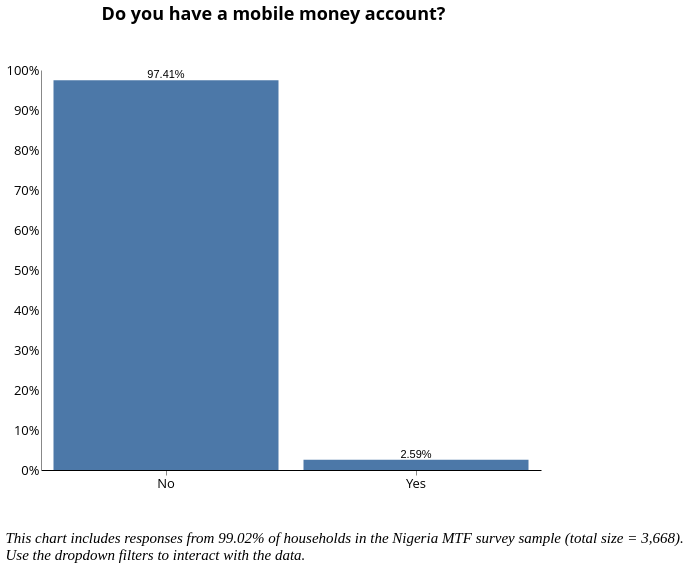

Write the Vega-Lite specification saved for this chart.
### Vega-Lite specification from a JSON file in a GitHub repository (floating-point values rounded to 4 significant figures; data arrays with more than 128 entries replaced by an {"elided": "..."} marker saying what was removed)
{"width": 800, "height": 400, "config": {"title": {"fontSize": 18, "font": "Open Sans", "anchor": "center", "fontColor": "#000000"}, "axisX": {"domain": true, "domainColor": "#000000", "grid": false, "labelFont": "Open Sans", "labelFontSize": 13, "titleFont": "Open Sans", "titleFontSize": 13, "titleFontWeight": "normal", "title": "X Axis Title (units)", "labelAngle": 0}, "axisY": {"domain": true, "grid": false, "gridColor": "#DEDDDD", "gridWidth": 1, "labelFont": "Open Sans", "labelFontSize": 13, "labelAngle": 0, "ticks": false, "titleFont": "Open Sans", "titleFontSize": 13, "titleFontWeight": "normal", "titlePadding": 10, "title": "Y Axis Title (units)"}, "range": {"category": ["#2980B9", "#003366", "#FFAE19", "#FF4500", "#438B28", "#45B39D", "#99ADC1", "#212F3C"]}, "legend": {"labelFont": "Open Sans", "labelFontSize": 13, "symbolType": "square", "symbolSize": 100, "titleFont": "Open Sans", "titleFontSize": 13, "titleFontWeight": "normal", "title": "Legend", "orient": "right", "offset": 0, "labelLimit": 0}, "tooltip": {"font": "Open Sans"}, "view": {"stroke": "transparent", "text": {"font": "Open Sans", "color": ["#2980B9", "#003366", "#FFAE19", "#FF4500", "#438B28", "#45B39D", "#99ADC1", "#212F3C"], "fontSize": 13, "align": "right", "fontWeight": 400, "size": 13}, "bar": {"size": 40, "binSpacing": 1, "continuousBandSize": 30, "discreteBandSize": 30, "fill": ["#2980B9", "#003366", "#FFAE19", "#FF4500", "#438B28", "#45B39D", "#99ADC1", "#212F3C"], "stroke": false}}}, "concat": [{"layer": [{"mark": "bar", "encoding": {"tooltip": {"field": "b21", "type": "nominal"}, "x": {"axis": {"title": " "}, "field": "b21", "sort": {"field": "b21", "op": "count", "order": "descending"}, "type": "nominal"}, "y": {"aggregate": "sum", "axis": {"format": "%", "title": ""}, "field": "pct", "type": "quantitative"}}, "height": 400, "selection": {"selector015": {"type": "single", "fields": ["stove"], "bind": {"input": "select", "options": [null, "3-Stone/Open Fire Stove", "Manufactured Stove Traditional", "Koresone Stove", "LPG/Natural Gas Stove", "Electric Stove"], "labels": ["All Responses", "3-Stone/Open Fire Stove", "Manufactured Stove Traditional", "Koresone Stove", "LPG/Natural Gas Stove", "Electric Stove"], "name": "Primary cookstove  "}}, "selector014": {"type": "single", "fields": ["i19a"], "bind": {"input": "select", "options": [null, "Wood purchased", "Wood collected", "Charcoal", "Kerosene", "Crop Residue/Plant Biomass", "LPG/cooking Gas", "Garbage", "Electric", "Piped Natural Gas", "Charcoal Briquettes", "Coal Briquette", "Biomass Briquette", "Coal/lignite", "Other, specify"], "labels": ["All Responses", "Wood Purchased", "Wood Collected", "Charcoal", "Kerosene", "Crop Residue/Plant Biomass", "LPG/Cooking Gas", "Garbage", "Electricity", "Piped Natural Gas", "Charcoal Briquettes", "Coal Briquette", "Biomass Briquette", "Coal/Lignite", "Other"], "name": "Primary source of cooking fuel  "}}, "selector013": {"type": "single", "fields": ["c2"], "bind": {"input": "select", "options": [null, "Yes", "No"], "labels": ["All Responses", "Yes", "No"], "name": "Is the household connected to the national grid?  "}}, "selector011": {"type": "single", "fields": ["locality"], "bind": {"input": "select", "options": [null, 0, 1], "labels": ["National", "Urban", "Rural"], "name": "Locality Breakdown  "}}, "selector012": {"type": "single", "fields": ["elc_aggr_tier"], "bind": {"input": "select", "options": [null, "Tier 0", "Tier 1", "Tier 2", "Tier 3", "Tier 4", "Tier 5"], "labels": ["All Tiers", "Tier 0", "Tier 1", "Tier 2", "Tier 3", "Tier 4", "Tier 5"], "name": "Electricity Tier  "}}}, "transform": [{"joinaggregate": [{"op": "count", "field": "*", "as": "total"}]}, {"calculate": "1 / datum.total", "as": "pct"}], "width": 500}, {"mark": {"type": "text", "align": "center", "baseline": "bottom"}, "encoding": {"text": {"aggregate": "sum", "field": "pct", "format": ".2%", "type": "quantitative"}, "tooltip": {"field": "b21", "type": "nominal"}, "x": {"axis": {"title": " "}, "field": "b21", "sort": {"field": "b21", "op": "count", "order": "descending"}, "type": "nominal"}, "y": {"aggregate": "sum", "axis": {"format": "%", "title": ""}, "field": "pct", "type": "quantitative"}}, "height": 400, "transform": [{"joinaggregate": [{"op": "count", "field": "*", "as": "total"}]}, {"calculate": "1 / datum.total", "as": "pct"}], "width": 500}], "title": {"text": ["Do you have a mobile money account?"], "color": "black", "subtitleColor": "black", "offset": 40}, "transform": [{"filter": {"selection": "selector015"}}, {"filter": {"selection": "selector014"}}, {"filter": {"selection": "selector013"}}, {"filter": {"selection": "selector011"}}, {"filter": {"selection": "selector012"}}]}], "data": {"name": "data-f0235397c613c04818d511e1160bb843"}, "title": {"text": ["", "", "This chart includes responses from 99.02% of households in the Nigeria MTF survey sample (total size = 3,668).", "Use the dropdown filters to interact with the data."], "anchor": "start", "baseline": "bottom", "font": "Times New Roman", "fontSize": 15, "fontStyle": "italic", "fontWeight": "normal", "orient": "bottom"}, "$schema": "https://vega.github.io/schema/vega-lite/v4.17.0.json", "datasets": {"data-f0235397c613c04818d511e1160bb843": {"elided": "4139 records"}}}
